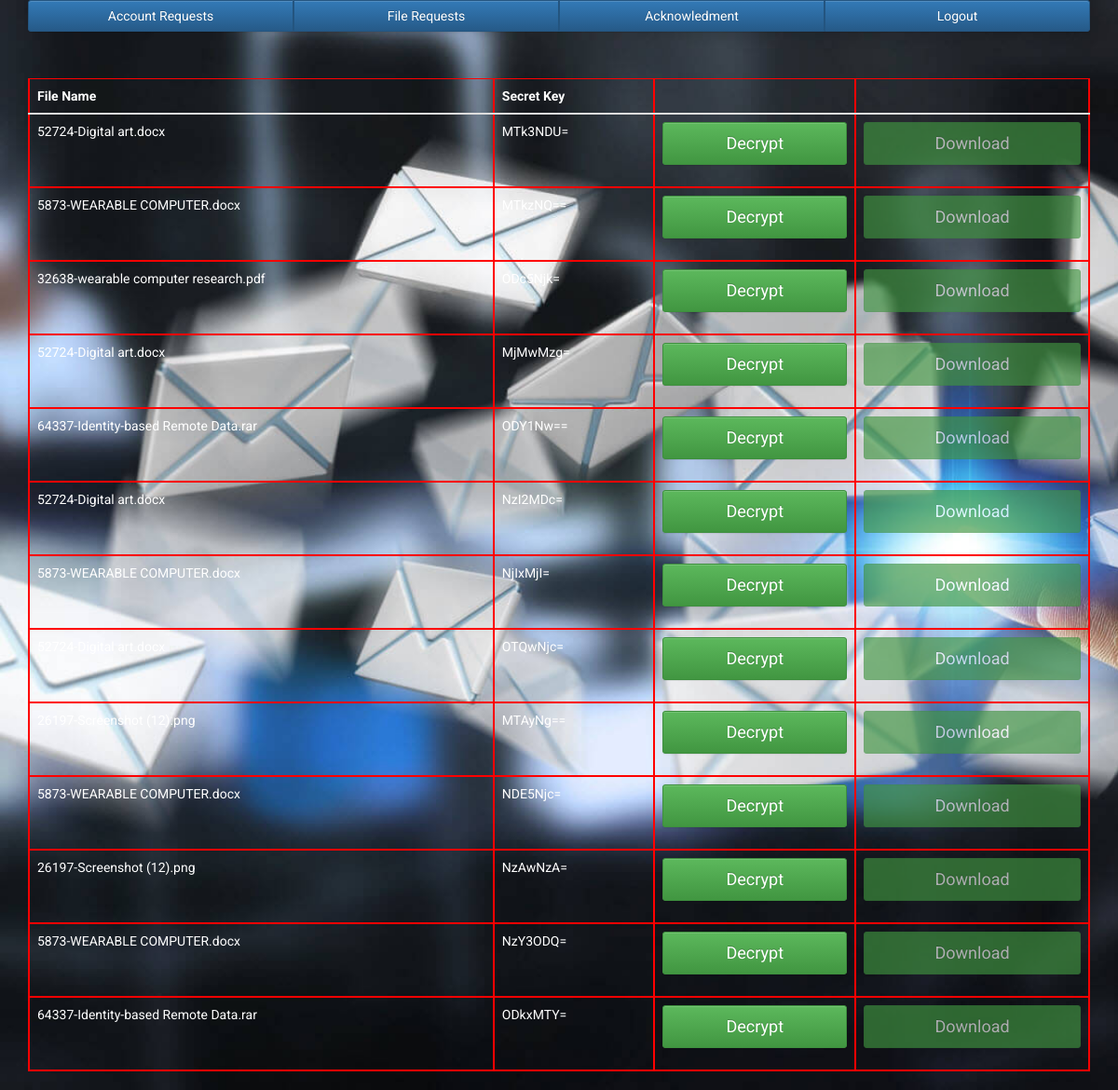
/view_files.php (signed in), run on the app's committed database.
### tables this page shows
CREATE TABLE `file_upload` (
  `id` int(11) NOT NULL,
  `name` varchar(100) NOT NULL,
  `file` varchar(100) NOT NULL
);

CREATE TABLE `file_request` (
  `id` int(11) NOT NULL,
  `userid` int(11) NOT NULL,
  `filename` text NOT NULL,
  `key_GEN` text NOT NULL,
  `status` int(11) NOT NULL
);

### view_files.php (the view, shortened to what this page needs)
<!DOCTYPE html>
<html lang="en">
<head>
	<link rel="stylesheet" href="https://maxcdn.bootstrapcdn.com/bootstrap/3.3.7/css/bootstrap.min.css">
	<link rel="stylesheet" href="https://maxcdn.bootstrapcdn.com/bootstrap/3.3.7/css/bootstrap-theme.min.css">
</head>
<body style="background-image:url(vr5.jpg);background-size: cover;">
	<div class="container">
		<div class="btn-group btn-group-justified">
			<a href="attribute_requests_list.php" class="btn btn-primary">Account Requests</a>
			<a href="attribute_file_request.php" class="btn btn-primary">File Requests</a>
			<a href="acknowledgement.php" class="btn btn-primary">Acknowledment</a>
			<a href="logout.php" class="btn btn-primary">Logout</a>
		</div>
	</div>
		<div class="container">
			<table class="table" style="color: white; margin-top: 50px; border: 3px; border-color: red; border:1px solid red; ">
				<thead>
					<tr >
						<th>File Name</th>
						<th>Secret Key</th>
						<th></th>
						<th></th>
					</tr>
				</thead>
				<tbody>
					<?php
					include 'config.php';
					$sel="SELECT file,key_GEN FROM file_upload INNER JOIN file_request ON file_upload.id=file_request.filename" ;
					$result=mysqli_query($con,$sel);
					while( $fetch=mysqli_fetch_array($result))
					{
						?>
						<tr>
						<td><?php echo $fetch['file'] ?></td>
						<td><?php echo $fetch['key_GEN'] ?></td>
						<td>
							<div class="form-group">
								<button class="btn btn-success btn-lg btn-block decryptbtn" value="uploads/<?php echo $fetch['file']?>">Decrypt</button>
							</div></td>
							<td>
							<div>
								 <a href="javscript:void(0)" disabled class="btn btn-success btn-lg btn-block fileDownload">Download</a>
							</div>
						</td>
						</tr>
						<?php
					}
					?>
				</tbody>
			</table>
</body>
</html>

### view_files.php (style rules this page uses)
body { color: #fff; background: #63738a; font-family: 'Roboto', sans-serif; }
.form-control, .btn { border-radius: 3px; }
.table,th,td { border:2px solid red; }

### data on the page
file_upload: file "52724-Digital art.docx", file_request.key_GEN "MTk3NDU=", file_request.key_GEN "MjMwMzg=", file_request.key_GEN "NzI2MDc=", file_request.key_GEN "OTQwNjc="
file_upload: file "5873-WEARABLE COMPUTER.docx", file_request.key_GEN "MTkzNQ==", file_request.key_GEN "NjIxMjI=", file_request.key_GEN "NDE5Njc=", file_request.key_GEN "NzY3ODQ="
file_upload: file "32638-wearable computer research.pdf", file_request.key_GEN "ODc5Njk="
file_upload: file "64337-Identity-based Remote Data.rar", file_request.key_GEN "ODY1Nw==", file_request.key_GEN "ODkxMTY="
file_upload: file "26197-Screenshot (12).png", file_request.key_GEN "MTAyNg==", file_request.key_GEN "NzAwNzA="
